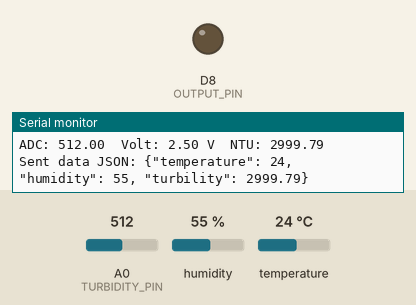
This sketch was run on a simulated Arduino Uno R4 WiFi. Shown: output pins drawn as LEDs (lit = HIGH), the last lines printed to the serial monitor. The inputs (shaded band) are chosen by the test bench; at power-on: A0 (TURBIDITY_PIN) = 512, humidity 55 %, temperature 24 °C (analog values on the 0–1023 scale). WiFi joins after 1.5 s; servers stay silent unless stated.

Above: at 7.9 s.
8.0 s: A0 (TURBIDITY_PIN) set to 692
14.4 s: A0 (TURBIDITY_PIN) set to 722
At 18.4 s:
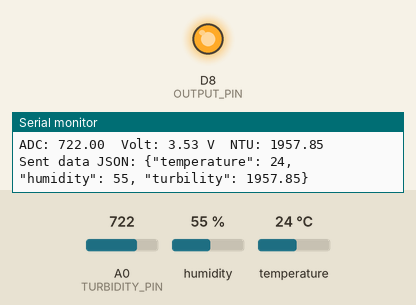
18.9 s: A0 (TURBIDITY_PIN) set to 511
At 21.4 s:
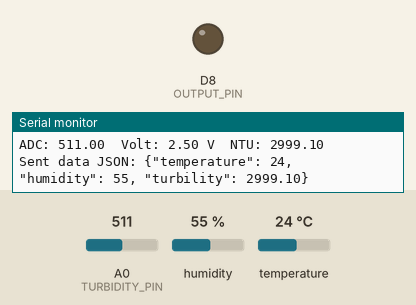
22.2 s: A0 (TURBIDITY_PIN) set to 352
25.1 s: A0 (TURBIDITY_PIN) set to 335
At 28.7 s:
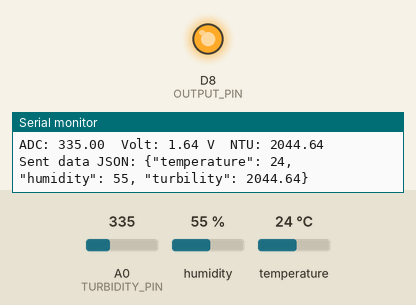
Timing chart, 0 to 29.7 s (numbered marks = the images above; inputs shaded):
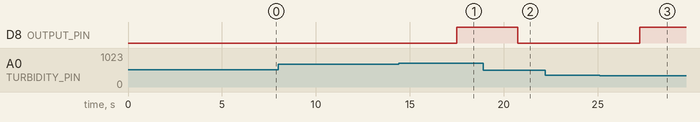

Measured:
- the behaviour switches between 704 and 705 on A0 (TURBIDITY_PIN) (found by bisection; images 0 and 1)
- the behaviour switches between 345 and 344 on A0 (TURBIDITY_PIN) (found by bisection; images 2 and 3)
- after the input at 14.4 s, D8 (OUTPUT_PIN): LOW → HIGH after 3.1 s
- after the input at 18.9 s, D8 (OUTPUT_PIN): HIGH → LOW after 1.8 s
- after the input at 25.1 s, D8 (OUTPUT_PIN): LOW → HIGH after 2.1 s

The sketch:

data_transm.ino
```cpp
/**
 * UNO R4 WiFi: DHT11 + NTU + WiFi + TCP JSON Client
 *
 * - Reads DHT11 temperature & humidity
 * - Reads turbidity sensor on A0 (NTU)
 * - Connects to WiFi (WiFiS3)
 * - Connects as TCP client to given IP/Port
 * - Sends:
 *    1) Once per TCP connection: {"track_id": track_id}
 *    2) For each data sample:    {"temperature": t, "humidity": h, "turbility": thirdsensor}
 */


#include <DHT11.h>
#include <WiFiS3.h>     // For Arduino UNO R4 WiFi


// ---------- WIFI CREDENTIALS ----------
const char* ssid     = "TP-Link_85B4";
const char* password = "83528804";


// ---------- TCP SERVER CONFIG ----------
IPAddress serverIP(192, 168, 0, 86);  // <-- CHANGE TO YOUR SERVER'S IP
uint16_t  serverPort = 5000;          // <-- CHANGE TO YOUR SERVER'S PORT


// Track ID (you can make this numeric or string as needed)
const char* teamId = "2";    // <-- CHANGE AS NEEDED


WiFiClient client;
bool trackIdSent = false;


// ---------- DHT11 SETUP ----------
const int DHT_PIN = 7;                // DHT11 data pin
DHT11 dht(DHT_PIN);


// ---------- NTU SENSOR SETUP ----------
const int TURBIDITY_PIN = A0;         // Analog input for sensor
const int OUTPUT_PIN    = 8;          // Digital output (LED/relay/etc.)


float sensorValue = 0.0;
float volt        = 0.0;
float ntu         = 0.0;


// Threshold in NTU (adjust as needed)
float threshold = 2135.0;


int wifiStatus = WL_IDLE_STATUS;


// ---------- WIFI CONNECT FUNCTION ----------
void connectWiFi() {
  // Check that the WiFi module is present
  if (WiFi.status() == WL_NO_MODULE) {
    Serial.println("WiFi module not found! Check board.");
    while (true) {
      delay(1000);
    }
  }


  Serial.print("Connecting to SSID: ");
  Serial.println(ssid);


  // Attempt to connect until successful
  while (WiFi.status() != WL_CONNECTED) {
    WiFi.begin(ssid, password);


    // Wait a bit for connection
    delay(5000);


    if (WiFi.status() == WL_CONNECTED) {
      Serial.println("WiFi connected!");
      Serial.print("IP Address: ");
      Serial.println(WiFi.localIP());
    } else {
      Serial.println("Failed to connect to WiFi. Retrying...");
    }
  }
}


// Ensure WiFi is still connected, reconnect if needed
void ensureWiFiConnected() {
  if (WiFi.status() != WL_CONNECTED) {
    Serial.println("WiFi lost, reconnecting...");
    connectWiFi();
  }
}


// ---------- TCP SERVER CONNECT FUNCTION ----------
void connectServer() {
  // (Re)set track ID sent flag whenever we reconnect
  trackIdSent = false;


  Serial.print("Connecting to TCP server ");
  Serial.print(serverIP);
  Serial.print(":");
  Serial.println(serverPort);


  if (client.connect(serverIP, serverPort)) {
    Serial.println("Connected to TCP server.");


    // Send track ID JSON once after connect
    String trackJson = String("{\"team_id\": \"") + teamId + "\"}";
    client.println(trackJson);          // newline-delimited JSON
    client.flush();
    trackIdSent = true;


    Serial.print("Sent track ID JSON: ");
    Serial.println(trackJson);
  } else {
    Serial.println("TCP server connection failed.");
  }
}


// Ensure TCP connection is active, reconnect if needed
void ensureServerConnected() {
  if (!client.connected()) {
    Serial.println("TCP client not connected, reconnecting...");
    client.stop();   // close any stale connection
    connectServer();
  }
}


void setup() {
  Serial.begin(9600);
  while (!Serial) {
    ; // Wait for Serial to be ready (in some environments)
  }


  pinMode(OUTPUT_PIN, OUTPUT);
  digitalWrite(OUTPUT_PIN, LOW);


  // Ensure classic 10-bit ADC behaviour (0–1023) on UNO R4
  analogReadResolution(10);


  // Connect to WiFi
  connectWiFi();


  // Connect to TCP server
  connectServer();


  Serial.println("Setup complete.");
}


void loop() {
  // Make sure WiFi and server connection are up
  ensureWiFiConnected();
  ensureServerConnected();


  // ----------- DHT11 READ -----------
  int temperature = 0;
  int humidity    = 0;


  humidity = dht.readHumidity();
  temperature = dht.readTemperature();


  if (isnan(humidity) || isnan(temperature)) {
    Serial.println("Failed to read from DHT11");
    humidity= 0;
    temperature =  0;
  }


  Serial.print("Humidity: ");
  Serial.print(humidity);
  Serial.print(" %\t");
  Serial.print("Temperature: ");
  Serial.print(temperature);
  Serial.println(" C");


  // ----------- NTU SENSOR READ -----------
  sensorValue = analogRead(TURBIDITY_PIN);


  // Convert ADC reading (0–1023) to voltage (0–5V)
  volt = sensorValue * (5.0 / 1023.0);


  // NTU calculation
  ntu = -1120.4 * sq(volt) + 5742.3 * volt - 4353.8;


  // Control output pin based on NTU vs threshold
  if (ntu < threshold) {
    digitalWrite(OUTPUT_PIN, HIGH);
  } else {
    digitalWrite(OUTPUT_PIN, LOW);
  }


  // Log locally
  Serial.print("ADC: ");
  Serial.print(sensorValue);
  Serial.print("  Volt: ");
  Serial.print(volt);
  Serial.print(" V  NTU: ");
  Serial.println(ntu);


  // ----------- SEND JSON TO TCP SERVER -----------
  if (client.connected() && trackIdSent) {
    // thirdsensor = ntu
    String dataJson = "{";
    dataJson += "\"temperature\": ";
    dataJson += temperature;
    dataJson += ", \"humidity\": ";
    dataJson += humidity;
    dataJson += ", \"turbility\": ";
    dataJson += ntu;
    dataJson += "}";


    client.println(dataJson);   // newline-delimited JSON
    client.flush();


    Serial.print("Sent data JSON: ");
    Serial.println(dataJson);
  } else {
    Serial.println("Not sending data: TCP client not connected or track ID not sent.");
  }


  delay(2000); // adjust sampling rate as needed
}
```
